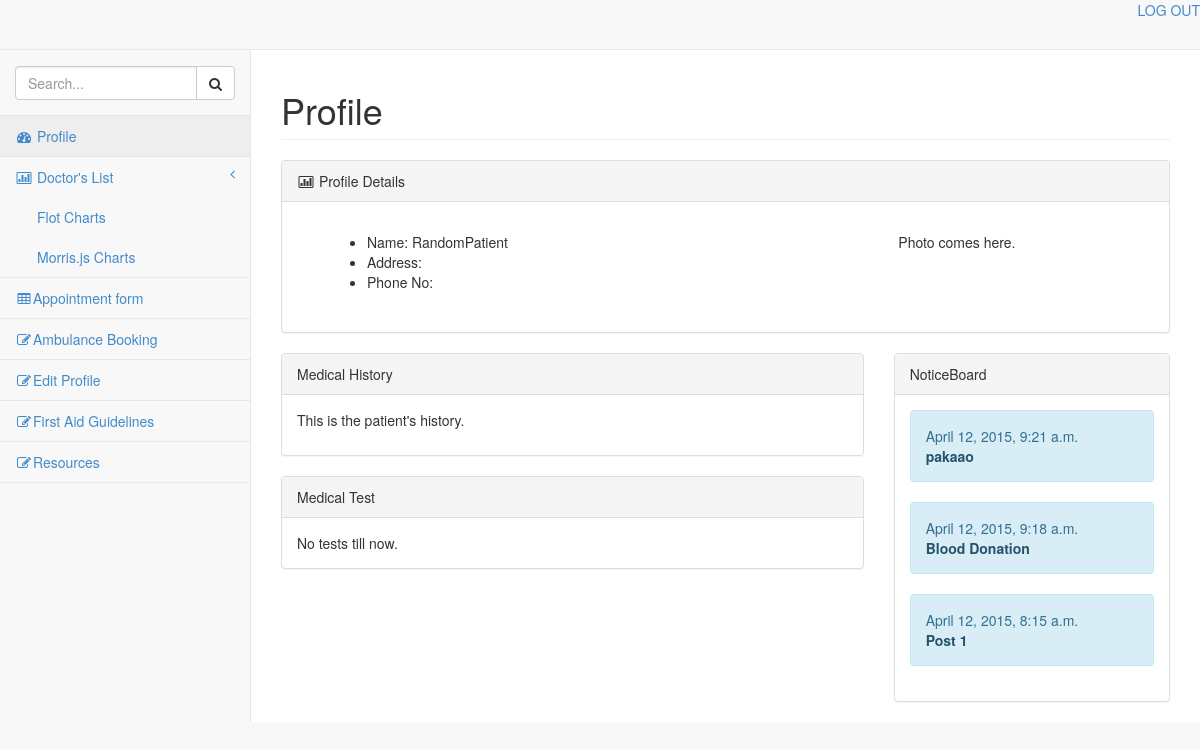
Screenshot of / (signed in) with the database file from the repository.
### database/models.py (models this page shows, shortened)
class Registration(models.Model):
	username = models.CharField(max_length=20)
	password = models.CharField(max_length=100)
	name = models.CharField(max_length=20)
	category=models.IntegerField()

class Patient(models.Model):
	username = models.CharField(max_length=20)
	password = models.CharField(max_length=100)
	patient_history = models.TextField(blank=True)
	patient_test = models.TextField(blank=True)
	outsider = models.BooleanField(default= False)

class Post(models.Model):
    title=models.CharField(max_length=140)
    body = models.TextField()
    date = models.DateTimeField()

### login/views.py (the view)
# urls.py: url(r'^$', views.index, name='index'),
def index(request):
    context = RequestContext(request)
    if 'index' not  in request.session:
            return render_to_response('login/login.html', context)
    else:
        username =request.session["index"]
        Object_Searched = Registration.objects.filter(username = username)
        Object_Searched = Object_Searched[0]
        Category = Object_Searched.category
        if(Category==1):
            context_dict = {'object_reg': Object_Searched}
            return render(request,'login/doctor_homepage.html', context_dict)
        elif(Category==2):
            object_pat = Patient.objects.filter(username = username)
            object_pat = object_pat[0]
            object_notice = Post.objects.all().order_by('-date')[:5]
            context_dict = {'object_reg': Object_Searched,'object_pat': object_pat, 'object_notice':object_notice}
            return render(request,'login/patient.html', context_dict)
        elif(Category==3):
            Access_Schedule = AmbulanceSchedule.objects.all()
            object_notice = Post.objects.all().order_by('-date')[:5]
            context_dict = {'object_reg': Object_Searched, 'object_schedule': Access_Schedule, 'object_notice':object_notice}
            return render(request,'login/recep_homepage.html', context_dict)

### login/templates/login/patient.html (shortened to what this page needs)
<!DOCTYPE html>
<html lang="en">
<head>
    <link href="/static/css/bootstrap.min.css" rel="stylesheet">
    <link href="/static/css/plugins/metisMenu/metisMenu.min.css" rel="stylesheet">
    <link href="/static/css/plugins/timeline.css" rel="stylesheet">
    <link href="/static/css/sb-admin-2.css" rel="stylesheet">
    <link href="/static/css/plugins/morris.css" rel="stylesheet">
    <link href="/static/font-awesome-4.1.0/css/font-awesome.min.css" rel="stylesheet" type="text/css">
</head>
<body>
    <div id="wrapper">
        <nav class="navbar navbar-default navbar-static-top" role="navigation" style="margin-bottom: 0">
            <ul class="nav navbar-top-links navbar-right">
            <a href="/login/logout">LOG OUT</a>
            </ul>
            <div class="navbar-default sidebar" role="navigation">
                <div class="sidebar-nav navbar-collapse">
                    <ul class="nav" id="side-menu">
                        <li class="sidebar-search">
                            <div class="input-group custom-search-form">
                                <input type="text" class="form-control" placeholder="Search...">
                                <span class="input-group-btn">
                                <button class="btn btn-default" type="button">
                                    <i class="fa fa-search"></i>
                                </button>
                            </span>
                            </div>
                        </li>
                        <li>
                            <a class="active" href="/"><i class="fa fa-dashboard fa-fw"></i> Profile</a>
                        </li>
                        <li>
                            <a href="#"><i class="fa fa-bar-chart-o fa-fw"></i> Doctor's List<span class="fa arrow"></span></a>
                            <ul class="nav nav-second-level">
                                <li>
                                    <a href="/static/flot.html">Flot Charts</a>
                                </li>
                                <li>
                                    <a href="/static/morris.html">Morris.js Charts</a>
                                </li>
                            </ul>
                        </li>
                        <li>
                            <a href="/login/appointment"><i class="fa fa-table fa-fw"></i>Appointment form</a>
                        </li>
                        <li>
                            <a href="/login/ambulance"><i class="fa fa-edit fa-fw"></i>Ambulance Booking</a>
                        </li>
                        <li>
                            <a href="/static/editprof.html"><i class="fa fa-edit fa-fw"></i>Edit Profile</a>
                        </li>
                        <li>
                            <a href="/static/guidelines.html"><i class="fa fa-edit fa-fw"></i>First Aid Guidelines</a>
                        </li>
                         <li>
                            <a href="/static/resources.html"><i class="fa fa-edit fa-fw"></i>Resources</a>
                        </li>
                    </ul>
                </div>
            </div>
        </nav>
        {% block page-wrapper %}
        <div id="page-wrapper">
            <div class="row">
                <div class="col-lg-12">
                    <h1 class="page-header">Profile</h1>
                </div>
            </div>
          <div class="row">
              <div class="col-lg-12">
                    <div class="panel panel-default">
                        <div class="panel-heading">
                            <i class="fa fa-bar-chart-o fa-fw"></i> Profile Details
                        </div>
                        <div class="panel-body">
                        <div class="col-lg-8">
                        <div class="panel-body">
                            <ul>
                                <li> Name:  {{ object_reg.name }}</li>
                                <li> Address:</li>
                                <li> Phone No:</li>
                            </ul>
                        </div>
                        </div>
                        <div class="col-lg-4">
                             <div class="panel-body">
                                    <p>Photo comes here.</p>
                                </div>
                          </div>
                        </div>
                    </div>
                </div>
            </div>
            <div class="row">
                <div class = "col-lg-8">
                    <div class="panel panel-default">
                        <div class = "panel-heading">
                            Medical History
                        </div>
                    <div class="panel-body">
                            <p>{{ object_pat.patient_history }}
                    </div>
                    </div>
                    <div class="panel panel-default">
                        <div class = "panel-heading">
                            Medical Test
                        </div>
                    <div class="panel-body">
                            {{ object_pat.patient_test }}
                    </div>
                    </div>
                </div>
                <div class = "col-lg-4">
                    <div class="panel panel-default">
                        <div class = "panel-heading">
                            NoticeBoard
                        </div>
                        <div class="panel-body">
                            {% for obj in object_notice %}
                            <div class="alert alert-info">
                                <div>{{ obj.date }}</div>
                                <div><a href="noticeboard/{{ obj.id }}" target="_blank" class="alert-link">{{ obj.title }}</a></div>
                            </div>
                            {% endfor %}
                        </div>
                    </div>
                </div>
            </div>
          </div>
          {% endblock page-wrapper %}
    </div>
</body>
</html>

### login/static/css/sb-admin-2.css (style rules this page uses)
body { background-color: #f8f8f8; }
#wrapper { width: 100%; }
#page-wrapper { padding: 0 15px; min-height: 568px; background-color: #fff; }
@media (min-width:768px) { #page-wrapper { position: inherit; margin: 0 0 0 250px; padding: 0 30px; border-left: 1px solid #e7e7e7; } }
.navbar-top-links { margin-right: 0; }
.sidebar .sidebar-nav.navbar-collapse { padding-right: 0; padding-left: 0; }
.sidebar .sidebar-search { padding: 15px; }
.sidebar ul li { border-bottom: 1px solid #e7e7e7; }
.sidebar ul li a.active { background-color: #eee; }
.sidebar .arrow { float: right; }
.sidebar .fa.arrow:before { content: "\f104"; }
.sidebar .nav-second-level li, .sidebar .nav-third-level li { border-bottom: 0!important; }
.sidebar .nav-second-level li a { padding-left: 37px; }
@media (min-width:768px) { .sidebar { z-index: 1; position: absolute; width: 250px; margin-top: 51px; } }

### rows the page displays
Registration: name "RandomPatient"
Patient: patient_history "This is the patient's history.", patient_test "No tests till now."
Post: date "April 12, 2015, 9:21 a.m.", title "pakaao"
Post: date "April 12, 2015, 9:18 a.m.", title "Blood Donation"
Post: date "April 12, 2015, 8:15 a.m.", title "Post 1"
